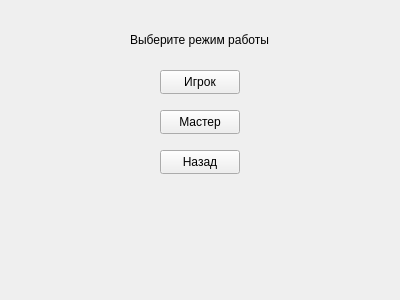
<?xml version="1.0" encoding="UTF-8"?>
<ui version="4.0">
 <class>GameModeWindow</class>
 <widget class="QWidget" name="GameModeWindow">
  <property name="geometry">
   <rect>
    <x>0</x>
    <y>0</y>
    <width>400</width>
    <height>300</height>
   </rect>
  </property>
  <property name="windowTitle">
   <string>Выбор режима</string>
  </property>
  <widget class="QPushButton" name="pushButtonPlayer">
   <property name="geometry">
    <rect>
     <x>160</x>
     <y>70</y>
     <width>80</width>
     <height>24</height>
    </rect>
   </property>
   <property name="text">
    <string>Игрок</string>
   </property>
  </widget>
  <widget class="QPushButton" name="pushButtonMaster">
   <property name="geometry">
    <rect>
     <x>160</x>
     <y>110</y>
     <width>80</width>
     <height>24</height>
    </rect>
   </property>
   <property name="text">
    <string>Мастер</string>
   </property>
  </widget>
  <widget class="QLabel" name="labelChose">
   <property name="geometry">
    <rect>
     <x>130</x>
     <y>30</y>
     <width>141</width>
     <height>20</height>
    </rect>
   </property>
   <property name="text">
    <string>Выберите режим работы</string>
   </property>
  </widget>
  <widget class="QPushButton" name="pushButtBack">
   <property name="geometry">
    <rect>
     <x>160</x>
     <y>150</y>
     <width>80</width>
     <height>24</height>
    </rect>
   </property>
   <property name="text">
    <string>Назад</string>
   </property>
  </widget>
 </widget>
 <resources/>
 <connections/>
</ui>
